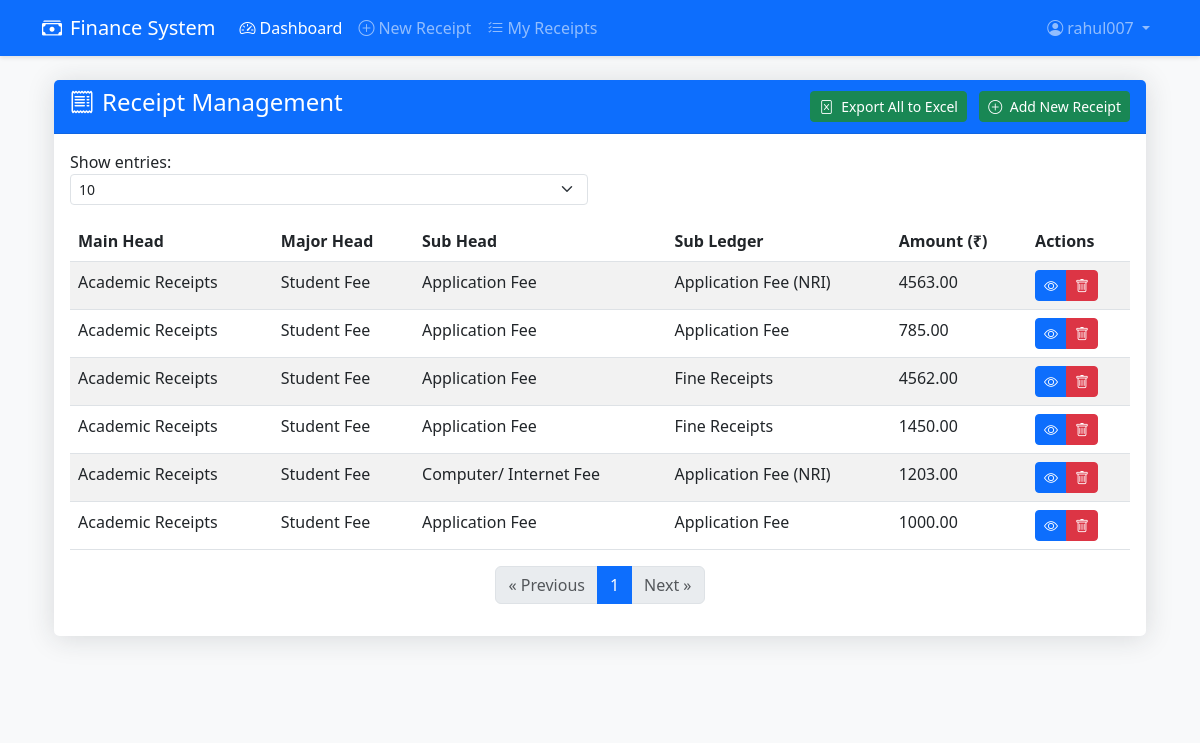
The app's page /receipts/view_all (signed in) with its own data.
### models.py (models this page shows, shortened)
class User(db.Model, UserMixin):
    __tablename__ = 'users'
    id = db.Column(db.Integer, primary_key=True)
    username = db.Column(db.String(80), unique=True, nullable=False)
    email = db.Column(db.String(120), unique=True, nullable=False)
    password_hash = db.Column(db.String(128))
    user_role = db.Column(db.String(20), default='user')
    is_global_admin = db.Column(db.Boolean, default=False)
    depart_code = db.Column(db.String(10), db.ForeignKey('departments.depart_code'))
    created_at = db.Column(db.DateTime, default=datetime.utcnow)
    department = db.relationship('Department', backref='users')

class Receipt(db.Model):
    __tablename__ = 'receipts'
    receipt_id = db.Column(db.Integer, primary_key=True)
    user_id = db.Column(db.Integer, db.ForeignKey('users.id'), nullable=False)
    depart_code = db.Column(db.String(20), db.ForeignKey('departments.depart_code'), nullable=False)
    main_heading = db.Column(db.String(100), nullable=False)
    major_head = db.Column(db.String(100), nullable=False)
    sub_head = db.Column(db.String(100), nullable=False)
    sub_ledger = db.Column(db.String(100), nullable=False)
    amount = db.Column(db.Float, nullable=False)
    date = db.Column(db.DateTime, default=datetime.utcnow)
    user = db.relationship('User', backref=db.backref('receipts', lazy=True))
    department = db.relationship('Department', backref=db.backref('receipts', lazy=True))

### routes/receipt_routes.py (the view)
@receipt_bp.route('/view_all')
@login_required
def view_all():
    page = request.args.get('page', 1, type=int)
    per_page = request.args.get('per_page', 10, type=str)
    query = Receipt.query.filter_by(
        depart_code=current_user.department.depart_code
    ).order_by(Receipt.date.desc())
    if per_page == 'all':
        receipts = query.all()
        pagination = None
    else:
        try:
            per_page = int(per_page)
        except ValueError:
            per_page = 10
        pagination = query.paginate(page=page, per_page=per_page, error_out=False)
        receipts = pagination.items
    return render_template('receipts/view_all.html',
                         receipts=receipts,
                         pagination=pagination,
                         per_page=per_page)

### templates/receipts/view_all.html (shortened to what this page needs)
{% extends "base.html" %}
{% block content %}
<div class="container mt-4">
    <div class="row justify-content-center">
        <div class="col-md-12">
            <div class="card">
                <div class="card-header bg-primary text-white">
                    <div class="d-flex justify-content-between align-items-center">
                        <h4><i class="bi bi-receipt me-2"></i>Receipt Management</h4>
                        <div>
                            <button id="exportExcel" class="btn btn-success btn-sm me-2">
                                <i class="bi bi-file-excel me-1"></i> Export All to Excel
                            </button>
                            <a href="{{ url_for('receipt.create') }}" class="btn btn-success btn-sm">
                                <i class="bi bi-plus-circle me-1"></i> Add New Receipt
                            </a>
                        </div>
                    </div>
                </div>
                <div class="card-body">
                    <div class="row mb-3">
                        <div class="col-md-6">
                            <form method="GET" action="{{ url_for('receipt.view_all') }}" class="form-inline">
                                <label for="per_page" class="me-2">Show entries:</label>
                                <select name="per_page" id="per_page" class="form-select form-select-sm" onchange="this.form.submit()">
                                    <option value="10" {% if per_page == 10 %}selected{% endif %}>10</option>
                                </select>
                            </form>
                        </div>
                    </div>
                    <div class="table-responsive">
                        <table class="table table-striped table-hover" id="receiptsTable">
                            <thead>
                                <tr>
                                    <th>Main Head</th>
                                    <th>Major Head</th>
                                    <th>Sub Head</th>
                                    <th>Sub Ledger</th>
                                    <th>Amount (₹)</th>
                                    <th>Actions</th>
                                </tr>
                            </thead>
                            <tbody>
                                {% for receipt in receipts %}
                                <tr>
                                    <td>{{ receipt.main_heading }}</td>
                                    <td>{{ receipt.major_head }}</td>
                                    <td>{{ receipt.sub_head }}</td>
                                    <td>{{ receipt.sub_ledger }}</td>
                                    <td>{{ "%.2f"|format(receipt.amount) }}</td>
                                    <td>
                                        <div class="btn-group btn-group-sm" role="group">
                                            <a href="{{ url_for('receipt.view', receipt_id=receipt.receipt_id) }}"
                                               class="btn btn-primary" title="View">
                                                <i class="bi bi-eye"></i>
                                            </a>
                                            <button class="btn btn-danger delete-receipt"
                                                    data-receipt-id="{{ receipt.receipt_id }}" title="Delete">
                                                <i class="bi bi-trash"></i>
                                            </button>
                                        </div>
                                    </td>
                                </tr>
                                {% else %}
                                <tr>
                                    <td colspan="6" class="text-center">No receipts found</td>
                                </tr>
                                {% endfor %}
                            </tbody>
                        </table>
                    </div>
                        {% if pagination and per_page != 'all' %}
                        <nav aria-label="Receipt pagination">
                            <ul class="pagination justify-content-center">
                                {% if pagination.has_prev %}
                                <li class="page-item">
                                    <a class="page-link" href="{{ url_for('receipt.view_all', page=pagination.prev_num, per_page=per_page) }}">
                                        &laquo; Previous
                                    </a>
                                </li>
                                {% else %}
                                <li class="page-item disabled">
                                    <span class="page-link">&laquo; Previous</span>
                                </li>
                                {% endif %}
                                {% for page_num in pagination.iter_pages(left_edge=1, right_edge=1, left_current=2, right_current=2) %}
                                    {% if page_num %}
                                        {% if page_num == pagination.page %}
                                        <li class="page-item active">
                                            <span class="page-link">{{ page_num }}</span>
                                        </li>
                                        {% else %}
                                        <li class="page-item">
                                            <a class="page-link" href="{{ url_for('receipt.view_all', page=page_num, per_page=per_page) }}">
                                                {{ page_num }}
                                            </a>
                                        </li>
                                        {% endif %}
                                    {% else %}
                                        <li class="page-item disabled">
                                            <span class="page-link">...</span>
                                        </li>
                                    {% endif %}
                                {% endfor %}
                                {% if pagination.has_next %}
                                <li class="page-item">
                                    <a class="page-link" href="{{ url_for('receipt.view_all', page=pagination.next_num, per_page=per_page) }}">
                                        Next &raquo;
                                    </a>
                                </li>
                                {% else %}
                                <li class="page-item disabled">
                                    <span class="page-link">Next &raquo;</span>
                                </li>
                                {% endif %}
                            </ul>
                        </nav>
                        {% endif %}
                </div>
            </div>
        </div>
    </div>
</div>
{% endblock %}

### templates/base.html (shortened to what this page needs)
<!DOCTYPE html>
<html lang="en">
<head>
    <link href="https://cdn.jsdelivr.net/npm/bootstrap@5.3.0/dist/css/bootstrap.min.css" rel="stylesheet">
    <link rel="stylesheet" href="https://cdn.jsdelivr.net/npm/bootstrap-icons@1.10.0/font/bootstrap-icons.css">
</head>
<body>
    <nav class="navbar navbar-expand-lg navbar-dark bg-primary">
        <div class="container">
            <a class="navbar-brand" href="#">
                <i class="bi bi-cash-stack me-2"></i>Finance System
            </a>
            <div class="collapse navbar-collapse" id="navbarNav">
                <ul class="navbar-nav me-auto">
                    {% if current_user.is_authenticated %}
                        {% if current_user.user_role == 'admin' %}
                            <li class="nav-item">
                                <a class="nav-link" href="{{ url_for('admin.admin_dashboard') }}">
                                    <i class="bi bi-speedometer2 me-1"></i>Dashboard
                                </a>
                            </li>
                            <li class="nav-item">
                                <a class="nav-link" href="{{ url_for('admin.manage_users') }}">
                                    <i class="bi bi-people me-1"></i>Users
                                </a>
                            </li>
                        {% else %}
                            <li class="nav-item">
                                <a class="nav-link active" href="{{ url_for('user.user_dashboard') }}">
                                    <i class="bi bi-speedometer2 me-1"></i>Dashboard
                                </a>
                            </li>
                            <li class="nav-item">
                                <a class="nav-link" href="{{ url_for('receipt.create') }}">
                                    <i class="bi bi-plus-circle me-1"></i>New Receipt
                                </a>
                            </li>
                            <li class="nav-item">
                                <a class="nav-link" href="{{ url_for('receipt.view_all') }}">
                                    <i class="bi bi-list-check me-1"></i>My Receipts
                                </a>
                            </li>
                        {% endif %}
                    {% endif %}
                </ul>
                <ul class="navbar-nav">
                    {% if current_user.is_authenticated %}
                        <li class="nav-item dropdown">
                            <a class="nav-link dropdown-toggle" href="#" id="navbarDropdown" role="button" data-bs-toggle="dropdown">
                                <i class="bi bi-person-circle me-1"></i>{{ current_user.username }}
                            </a>
                        </li>
                    {% else %}
                        <li class="nav-item">
                            <a class="nav-link" href="{{ url_for('auth.login') }}">
                                <i class="bi bi-box-arrow-in-right me-1"></i>Login
                            </a>
                        </li>
                    {% endif %}
                </ul>
            </div>
        </div>
    </nav>
    <div class="container mt-4">
        {% block content %}{% endblock %}
    </div>
    <footer class="mt-5 py-3 bg-light">
    </footer>
</body>
</html>

### templates/base.html (style rules this page uses)
body { background-color: #f8f9fa; }
.navbar { box-shadow: 0 2px 4px rgba(0,0,0,.1); }
.card { box-shadow: 0 0.15rem 1.75rem 0 rgba(33, 40, 50, 0.15); border: none; border-radius: 0.35rem; }
.card-header { background-color: #f8f9fa; border-bottom: 1px solid rgba(33, 40, 50, 0.125); font-weight: 600; }

### records on screen
User: username "rahul007"
Receipt: main_heading "Academic Receipts", major_head "Student Fee", sub_head "Application Fee", sub_ledger "Application Fee (NRI)", amount "4563.00"
Receipt: main_heading "Academic Receipts", major_head "Student Fee", sub_head "Application Fee", sub_ledger "Application Fee", amount "785.00"
Receipt: main_heading "Academic Receipts", major_head "Student Fee", sub_head "Application Fee", sub_ledger "Fine Receipts", amount "4562.00"
Receipt: main_heading "Academic Receipts", major_head "Student Fee", sub_head "Application Fee", sub_ledger "Fine Receipts", amount "1450.00"
Receipt: main_heading "Academic Receipts", major_head "Student Fee", sub_head "Computer/ Internet Fee", sub_ledger "Application Fee (NRI)", amount "1203.00"
Receipt: main_heading "Academic Receipts", major_head "Student Fee", sub_head "Application Fee", sub_ledger "Application Fee", amount "1000.00"

### other values on screen
{{ page_num }} "1"
